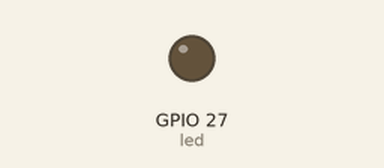
Simulated run of this program. Board: ESP32 board running MicroPython. On the bench: output pins drawn as LEDs (lit = HIGH). What the program prints to the serial console is not drawn.

Above: at 0.15 s.
Timing chart, 0 to 1.6 s (numbered marks = the images above):
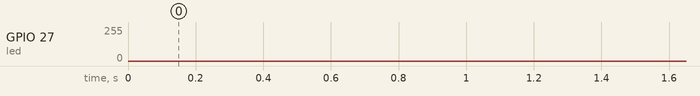

The program:

Fading.py
```python
"""
    Fading

    This example shows how to fade an LED using the analogWrite() function.

    The circuit:
    - LED attached from digital GPIO27 to ground
"""
from time import sleep
from machine import Pin, PWM

frequency = 5000
led = PWM(Pin(27), frequency)

while True:
    #fade in from min to max in increments of 5 points:
    for fadeValue in range (0, 1024, 5):
        led.duty(fadeValue)
        #wait for 30 milliseconds to see the dimming effect
        sleep(0.003)
        print("min to max: ", fadeValue)

    #fade out from max to min in increments of 5 points:
    for fadeValue in range (1024, 0, -5):
        led.duty(fadeValue)
        #wait for 30 milliseconds to see the dimming effect
        sleep(0.003)
        print("max to min: ", fadeValue)
```
